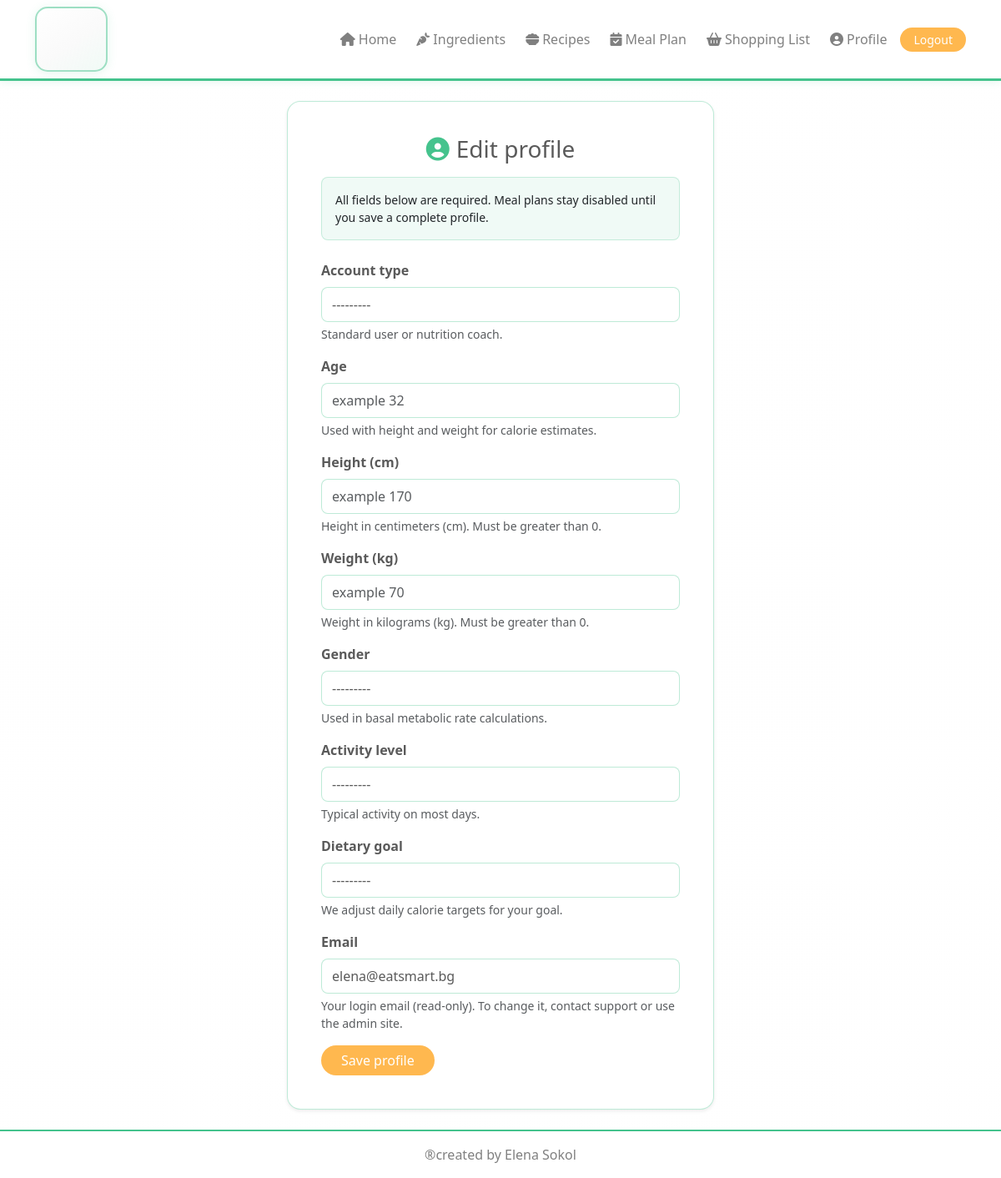
The page /profile/edit/ (signed in) on the database its author committed.
### accounts/models.py (models this page shows, shortened)
class UserProfile(models.Model):
    ACTIVITY_CHOICES = [
        ('low', 'Low'),
        ('medium', 'Medium'),
        ('high', 'High'),
    ]
    GOAL_CHOICES = [
        ('lose', 'Lose Weight'),
        ('maintain', 'Maintain'),
        ('gain', 'Gain Muscle'),
    ]
    GENDER_CHOICES = [
        ('female', 'Female'),
        ('male', 'Male'),
    ]
    ROLE_CHOICES = [
        ("standard", "Standard user"),
        ("nutrition_coach", "Nutrition coach"),
    ]
    user = models.OneToOneField(
        AppUser,
        on_delete=models.CASCADE,
        related_name="userprofile",
    )
    role = models.CharField(
        max_length=20,
        choices=ROLE_CHOICES,
        blank=True,
        null=True,
        help_text="Standard user: meal plans from targets. Nutrition coach: also manages ingredients and recipes.",
    )
    age = models.PositiveIntegerField(
        validators=[
            MinValueValidator(1),
            MaxValueValidator(100),
        ],
        blank=True,
        null=True,
        help_text=("Age in full years (validated for sensible meal-plan ranges)."),
    )
    height = models.PositiveIntegerField(
        validators=[MinValueValidator(1)],
        help_text=("Height in centimeters (cm); must be greater than zero."),
        blank=True,
        null=True,
    )
    weight = models.PositiveIntegerField(
        validators=[MinValueValidator(1)],
        help_text=("Weight in kilograms (kg); must be greater than zero."),
        blank=True,
        null=True,
    )
    gender = models.CharField(
        max_length=10,
        choices=GENDER_CHOICES,
        blank=True,
        null=True,
    )
    activity_level = models.CharField(
        max_length=10,
        choices=ACTIVITY_CHOICES,
        blank=True,
        null=True,
    )
    dietary_goal = models.CharField(
        max_length=10,
        choices=GOAL_CHOICES,
        blank=True,
        null=True,
    )

class AppUser(AbstractUser):
    username = None
    email = models.EmailField(("email address"), unique=True)
    USERNAME_FIELD = "email"
    REQUIRED_FIELDS = []
    objects = AppUserManager()
    class Meta:
        verbose_name = ("user")
        verbose_name_plural = ("users")

### accounts/views.py (the view, shortened to what this page needs)
# urls.py: path("profile/edit/", views.ProfileEditView.as_view(), name="profile_edit"),
class ProfileEditView(LoginRequiredMixin, FormView):
    form_class = UserProfileForm
    template_name = "accounts/profile_edit.html"
    success_url = reverse_lazy("profile")
    def get_profile(self):
        return UserProfile.objects.get_or_create(user=self.request.user)[0]
    def get_form_kwargs(self):
        kwargs = super().get_form_kwargs()
        kwargs["instance"] = self.get_profile()
        return kwargs
    def get_initial(self):
        initial = super().get_initial()
        initial["email"] = self.request.user.email
        return initial
    def get_context_data(self, **kwargs):
        ctx = super().get_context_data(**kwargs)
        ctx["profile"] = self.get_profile()
        ctx["health_profile_complete"] = is_health_profile_complete(self.request.user)
        return ctx

### accounts/context_processors.py (called while the page is built)
def navigation(request):
    u = request.user
    coach = False
    if u.is_authenticated:
        coach = u.is_superuser or u.is_staff or can_manage_food_catalog(u)
    return {
        "nav_is_nutrition_coach": coach,
    }

### accounts/roles.py (called while the page is built)
def can_manage_food_catalog(user) -> bool:
    if not user.is_authenticated:
        return False
    if user.is_superuser or user.is_staff:
        return True
    profile = getattr(user, "userprofile", None)
    return profile and profile.role == "nutrition_coach"

### accounts/utils.py (called while the page is built)
def is_health_profile_complete(user) -> bool:
    if not user.is_authenticated:
        return False
    profile = getattr(user, "userprofile", None)
    if profile is None:
        return False
    required_fields = (
        profile.role,
        profile.age,
        profile.height,
        profile.weight,
        profile.gender,
        profile.activity_level,
        profile.dietary_goal,
    )
    return all(value is not None and value != "" for value in required_fields)

### templates/accounts/profile_edit.html (shortened to what this page needs)
{% extends "base.html" %}
{% block content %}
<div class="card card-eat shadow-sm rounded-4 p-3 p-md-4 mx-auto" style="max-width: 32rem;">
    <div class="card-body">
        <h1 class="card-title h3 text-center mb-3"><i class="fa-solid fa-circle-user me-2 leaf-accent" aria-hidden="true"></i>Edit profile</h1>
        <p class="small rounded-3 p-3 mb-4" style="background: rgba(69,195,141,0.08); border: 1px solid rgba(69,195,141,0.25);">All fields below are required. Meal plans stay disabled until you save a complete profile.</p>
        <form method="post" novalidate>
            {% for field in form %}
            <div class="mb-3">
                <label class="form-label fw-semibold" for="{{ field.id_for_label }}">{{ field.label }}</label>
                {{ field }}
                {% if field.help_text %}
                <p class="form-text small" id="{{ field.auto_id }}_helptext">{{ field.help_text }}</p>
                {% endif %}
            </div>
            {% endfor %}
            <button type="submit" class="btn btn-eat rounded-pill px-4">Save profile</button>
        </form>
    </div>
</div>
{% endblock %}

### templates/base.html (shortened to what this page needs)
{% load static %}
<!DOCTYPE html>
<html lang="en">
<head>
    <link href="https://cdn.jsdelivr.net/npm/bootstrap@5.3.3/dist/css/bootstrap.min.css" rel="stylesheet"
>
    <link rel="stylesheet" href="https://cdnjs.cloudflare.com/ajax/libs/font-awesome/6.5.2/css/all.min.css"
>
    <link rel="stylesheet" href="{% static 'css/app.css' %}">
</head>
<body class="app-body d-flex flex-column min-vh-100">
{% include "includes/navbar.html" %}
<main class="flex-grow-1 py-4 app-main">
    <div class="container app-main-container">
        {% block content %}{% endblock %}
    </div>
</main>
{% include "includes/footer.html" %}
</body>
</html>

### templates/includes/navbar.html (shortened to what this page needs)
{% load static %}
<nav class="navbar navbar-expand-lg navbar-light navbar-eat py-2">
    <div class="container">
        <a class="navbar-brand navbar-brand-eat d-flex align-items-center me-3" href="{% url 'home' %}">
            <img src="{% static 'images/logo.png' %}" alt="Eat Smart" class="navbar-brand-logo" decoding="async">
        </a>
        <div class="collapse navbar-collapse" id="navbarMain">
            <ul class="navbar-nav ms-auto align-items-lg-center gap-lg-2">
                {% if not user.is_authenticated %}
                    <li class="nav-item">
                        <a class="nav-link" href="{% url 'home' %}"><i class="fa-solid fa-house me-1" aria-hidden="true"></i>Home</a>
                    </li>
                    <li class="nav-item">
                        <a class="nav-link" href="{% url 'recipes:list' %}"><i class="fa-solid fa-bowl-food me-1" aria-hidden="true"></i>Recipes</a>
                    </li>
                    <li class="nav-item">
                        <a class="btn btn-eat btn-sm px-3 rounded-pill nav-auth-pill" href="{% url 'login' %}">Login</a>
                    </li>
                    <li class="nav-item">
                        <a class="btn btn-eat btn-sm px-3 rounded-pill nav-auth-pill" href="{% url 'register' %}">Register</a>
                    </li>
                {% else %}
                    <li class="nav-item">
                        <a class="nav-link" href="{% url 'home' %}"><i class="fa-solid fa-house me-1" aria-hidden="true"></i>Home</a>
                     </li>
                     <li class="nav-item">
                        <a class="nav-link" href="{% url 'ingredients:list' %}"><i class="fa-solid fa-carrot me-1" aria-hidden="true"></i>Ingredients</a>
                    </li>
                    <li class="nav-item">
                        <a class="nav-link" href="{% url 'recipes:list' %}"><i class="fa-solid fa-bowl-food me-1" aria-hidden="true"></i>Recipes</a>
                    </li>
                    <li class="nav-item">
                        <a class="nav-link" href="{% url 'mealplans:list' %}"><i class="fa-solid fa-calendar-check me-1" aria-hidden="true"></i>Meal Plan</a>
                    </li>
                    <li class="nav-item">
                        <a class="nav-link" href="{% url 'shopping:list' %}"><i class="fa-solid fa-basket-shopping me-1" aria-hidden="true"></i>Shopping List</a>
                    </li>
                    <li class="nav-item">
                        <a class="nav-link" href="{% url 'profile' %}"><i class="fa-solid fa-circle-user me-1" aria-hidden="true"></i>Profile</a>
                    </li>
                    <li class="nav-item">
                        <form method="post" action="{% url 'logout' %}" class="d-inline m-0">
                            <button type="submit" class="btn btn-eat btn-sm px-3 rounded-pill">Logout</button>
                        </form>
                    </li>
                {% endif %}
            </ul>
        </div>
    </div>
</nav>

### templates/includes/footer.html
<footer class="footer footer-eat text-center py-3 mt-auto">
    <p class="mb-0">®created by Elena Sokol</p>
</footer>

### static/css/app.css (style rules this page uses)
:root { --eat-bg: #fafafa; --eat-green: #45c38d; --eat-accent: #ffb84f; --eat-text: #808080; }
body.app-body { color: var(--eat-text); background-color: #fdfdfd; background-image: linear-gradient( rgba(255, 255, 255, 0.93) 0%, rgba(255, 255, 255, 0.88) 45%, rgba(255, 255, 255, 0.9) 100% ), url("../images/background_1.jpg"); background-size: 100% 100%, cover; background-position: center center, center top; background-repeat: no-repeat; background-attachment: fixed; min-height: 100vh; }
.app-main { position: relative; z-index: 0; display: flex; flex-direction: column; justify-content: safe center; align-items: stretch; min-height: 0; }
.app-main-container { position: relative; z-index: 1; display: flex; flex-direction: column; align-items: center; width: 100%; }
.app-main-container > * { width: 100%; max-width: 100%; box-sizing: border-box; }
.navbar-eat { background: #fff; border-bottom: 3px solid var(--eat-green); box-shadow: 0 2px 8px rgba(69, 195, 141, 0.12); }
.navbar-eat .nav-link { color: var(--eat-text); font-weight: 500; }
.navbar-eat .navbar-brand { color: var(--eat-text); font-weight: 600; }
.navbar-eat .navbar-brand-eat { margin: 0; padding: 0.45rem 1rem; border-radius: 15px; border: 2px solid rgba(69, 195, 141, 0.5); background: linear-gradient( 145deg, #fff 0%, var(--eat-bg) 55%, rgba(69, 195, 141, 0.08) 100% ); box-shadow: 0 2px 12px rgba(69, 195, 141, 0.14); transition: border-color 0.18s ease, box-shadow 0.18s ease; }
.navbar-brand-eat .navbar-brand-logo { height: 60px; }
.btn-eat, .btn-eat:focus { background-color: var(--eat-accent); color: #fff; border: none; }
.card-eat { border-radius: 15px; border: 1px solid rgba(69, 195, 141, 0.35); background-color: #fff; margin-left: auto; margin-right: auto; box-shadow: 0 4px 22px rgba(69, 195, 141, 0.1), 0 2px 10px rgba(0, 0, 0, 0.04); }
.footer-eat { background: rgba(255, 255, 255, 0.94); backdrop-filter: blur(6px); border-top: 2px solid var(--eat-green); color: var(--eat-text); }
.leaf-accent { color: var(--eat-green); }
h1, h2, h3, .card-title { color: #5a5a5a; }
.card-eat input[type="text"], .card-eat input[type="email"], .card-eat input[type="password"], .card-eat input[type="number"], .card-eat input[type="date"], .card-eat select, .card-eat textarea { display: block; width: 100%; padding: 0.5rem 0.75rem; font-size: 1rem; color: #5a5a5a; border: 1px solid rgba(69, 195, 141, 0.35); border-radius: 8px; background-color: #fff; }
.card-eat .form-label { color: #5a5a5a; }

### rows shown on the page
UserProfile: form "---------" "---------" "---------" "---------"
AppUser: form "elena@eatsmart.bg"

### other values the page prints
{{ field.label }} "Account type" "Age" "Height (cm)" "Weight (kg)" "Gender" "Activity level" "Dietary goal" "Email"
{{ field.help_text }} "Standard user or nutrition coach." "Used with height and weight for calorie estimates." "Height in centimeters (cm). Must be greater than 0." "Weight in kilograms (kg). Must be greater than 0." "Used in basal metabolic rate calculations." "Typical activity on most days." "We adjust daily calorie targets for your goal." "Your login email (read-only). To change it, contact support or use the admin site."
